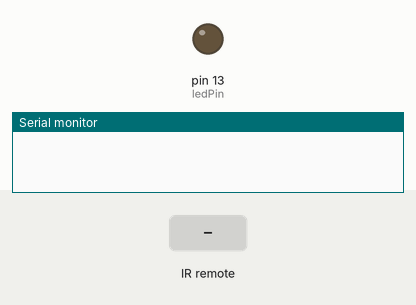
Simulated run of this sketch. Board: Arduino Uno, built with avr-gcc and run on an emulated ATmega328P. On the bench: output pins drawn as LEDs (lit = HIGH), the last lines printed to the serial monitor. The test bench sets the inputs (shaded band).

Above: at 1.4 s.
1.5 s: infrared code 0xFFA25D received
At 3.0 s:
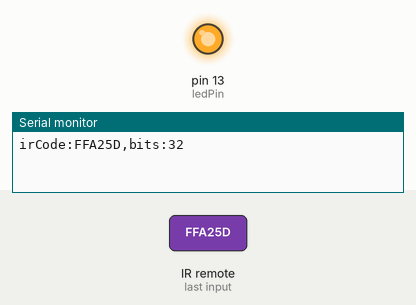
Timing chart, 0 to 4.5 s (numbered marks = the images above; inputs shaded):
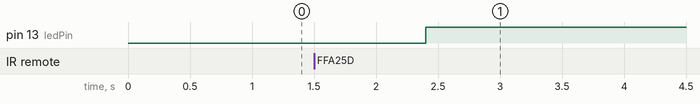

The sketch:

lab5-6.ino
```cpp
#include <IRremote.h>// 使用IRRemote函数库
const int irReceiverPin = 7;// 红外接收器的 DO 引脚接在 PIN7 接口 定义irReceiverPin变量为PIN7接口
const int ledPin = 13; //RGB灯接在PIN13接口
IRrecv irrecv(irReceiverPin);// 设置irReceiverPin定义的端口为红外信号接收端口
decode_results results;// 定义results变量为红外结果存放位置

void setup() {
  // put your setup code here, to run once:
  pinMode(ledPin, OUTPUT);
  Serial.begin(9600);
  irrecv.enableIRIn();// 启动红外解码
}

void loop() {
  // put your main code here, to run repeatedly:
  if (irrecv.decode(&results)) { // 解码成功，把数据放入results变量中
    Serial.print("irCode:");
    Serial.print(results.value, HEX); // 显示红外编码
    Serial.print(",bits:");
    Serial.println(results.bits);// 显示红外编码位数
    irrecv.resume();// 继续等待接收下一组信号
  }
  delay(600);//延时600毫秒，做一个简单的消抖
  if (results.value == 0xFFA25D) {
    digitalWrite(ledPin, HIGH);
  } else {
    digitalWrite(ledPin, LOW);
  }
}
```

Measured:
- after the input at 1.5 s, pin 13 (ledPin): LOW → HIGH after 0.90 s
